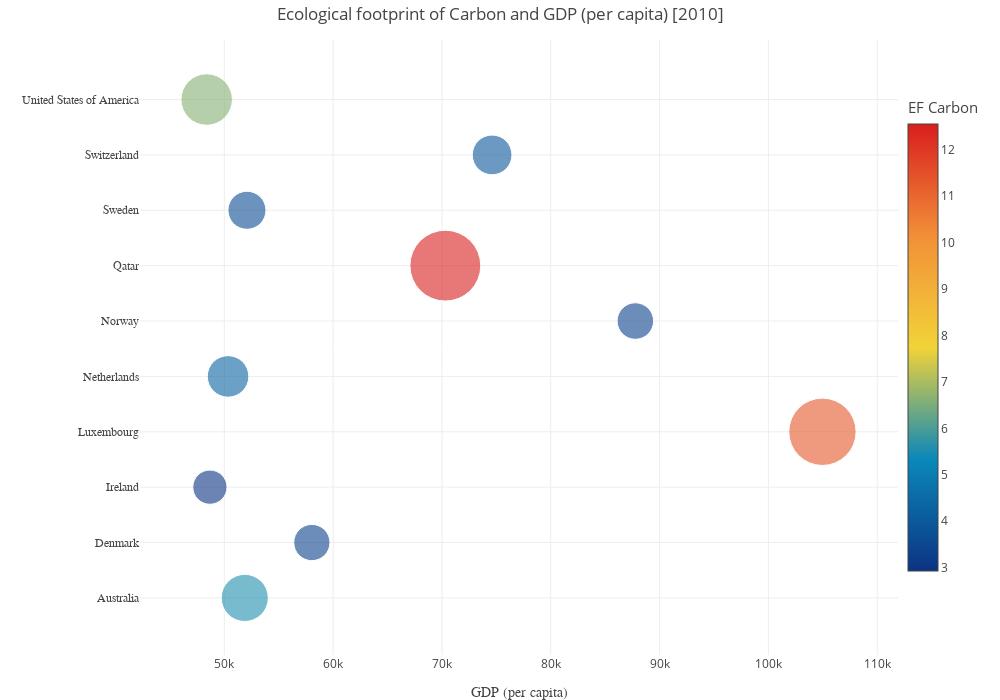

The notebook cell this image was saved under:
### Code cell
y = ctry_top10_GDP
x = countries_popu_by_year(df_clean,ctry_top10_GDP,'Percapita GDP (2010 USD)',2010)[0]
size = countries_popu_by_year(df_clean,ctry_top10_GDP,'carbon',2010,record="EFConsPerCap")[0]
colors = size
text = []
for i in range (len(ctry_top10_GDP)):
    text.append(y[i]+"<br>"+"GDP Percap: {0} K".format(np.round((x[i]/10**3),2))+"<br>"+"EFcarbon: {0} ".format(np.round((np.array(size)[i]),2)))

trace = go.Scatter(x=x,y=y,text = text,
                mode='markers',  hoverinfo = 'text ',
                name = "EFCarbon",  showlegend = False,
                marker={'size': size,'color': colors,'opacity': 0.6,'sizemode' : 'area','sizeref' : 0.005,
                        'colorscale': 'Portland', 'showscale' : True,'cmax' : np.max(size),'cmin' : np.min(size),
                         'colorbar' : dict( y= 0.52, len= .8,
                                            x = 1,
                                            title = "EF Carbon",
                                            titlefont = dict(size=15))
                       },
                  
                  );
layout = go.Layout(
                  title = "Ecological footprint of Carbon and GDP (per capita) [2010]",
                  xaxis=dict(title = "GDP (per capita)",
                             titlefont = dict (family = "Arial"),
                             zeroline=False),
                  yaxis=dict(
                        zeroline=True,
                        showticklabels=True,
                        tickfont=dict(family='Arial', size=12)),
                  margin=dict(
                        l=140,
                        r=20,
                        t=40,
                        b=45,),
                  width = 1000,
                  height = 700)
fig = go.Figure(data=[trace],layout = layout)
py.iplot(fig)

### Figure 1 — Plotly figure (JSON) as saved in the notebook; plotly's stock layout.template omitted (floating-point values rounded to 4 significant figures)
{"data": [{"hoverinfo": "text", "marker": {"cmax": 12.55, "cmin": 2.926, "color": [5.549, 3.281, 2.926, 11.34, 4.315, 3.332, 12.55, 3.615, 3.942, 6.622], "colorbar": {"len": 0.8, "title": {"font": {"size": 15}, "text": "EF Carbon"}, "x": 1, "y": 0.52}, "colorscale": "Portland", "opacity": 0.6, "showscale": true, "size": [5.549, 3.281, 2.926, 11.34, 4.315, 3.332, 12.55, 3.615, 3.942, 6.622], "sizemode": "area", "sizeref": 0.005}, "mode": "markers", "name": "EFCarbon", "showlegend": false, "text": ["Australia<br>GDP Percap: 51.87 K<br>EFcarbon: 5.55 ", "Denmark<br>GDP Percap: 58.04 K<br>EFcarbon: 3.28 ", "Ireland<br>GDP Percap: 48.67 K<br>EFcarbon: 2.93 ", "Luxembourg<br>GDP Percap: 104.96 K<br>EFcarbon: 11.34 ", "Netherlands<br>GDP Percap: 50.34 K<br>EFcarbon: 4.31 ", "Norway<br>GDP Percap: 87.77 K<br>EFcarbon: 3.33 ", "Qatar<br>GDP Percap: 70.31 K<br>EFcarbon: 12.55 ", "Sweden<br>GDP Percap: 52.08 K<br>EFcarbon: 3.61 ", "Switzerland<br>GDP Percap: 74.61 K<br>EFcarbon: 3.94 ", "United States of America<br>GDP Percap: 48.37 K<br>EFcarbon: 6.62 "], "type": "scatter", "uid": "cec3cd8c-eb31-475a-82b4-844e83c61e60", "x": [51870.0, 58040.0, 48670.0, 104965, 50340.0, 87770.0, 70310.0, 52080.0, 74610.0, 48370.0], "y": ["Australia", "Denmark", "Ireland", "Luxembourg", "Netherlands", "Norway", "Qatar", "Sweden", "Switzerland", "United States of America"]}], "layout": {"height": 700, "margin": {"b": 45, "l": 140, "r": 20, "t": 40}, "title": {"text": "Ecological footprint of Carbon and GDP (per capita) [2010]"}, "width": 1000, "xaxis": {"title": {"font": {"family": "Arial"}, "text": "GDP (per capita)"}, "zeroline": false}, "yaxis": {"showticklabels": true, "tickfont": {"family": "Arial", "size": 12}, "zeroline": true}}}
